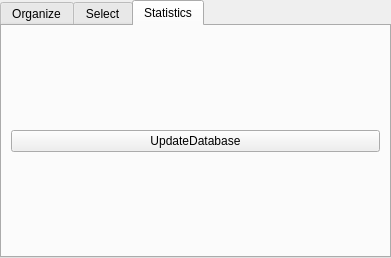
<?xml version="1.0" encoding="UTF-8"?>
<ui version="4.0">
 <class>TabWidget</class>
 <widget class="QTabWidget" name="TabWidget">
  <property name="geometry">
   <rect>
    <x>0</x>
    <y>0</y>
    <width>391</width>
    <height>258</height>
   </rect>
  </property>
  <property name="windowTitle">
   <string>Phorg</string>
  </property>
  <property name="currentIndex">
   <number>2</number>
  </property>
  <widget class="QWidget" name="OrganizeTab">
   <attribute name="title">
    <string>Organize</string>
   </attribute>
   <layout class="QVBoxLayout" name="verticalLayout">
    <item>
     <widget class="QLabel" name="organizeLabel_1">
      <property name="text">
       <string>The button below takes all of the photos in the &quot;Unorganized&quot; photo folder and organizes them by date and file type</string>
      </property>
      <property name="wordWrap">
       <bool>true</bool>
      </property>
     </widget>
    </item>
    <item>
     <widget class="QPushButton" name="organizeButton">
      <property name="text">
       <string>Organize Photos</string>
      </property>
     </widget>
    </item>
   </layout>
  </widget>
  <widget class="QWidget" name="SelectionTab">
   <attribute name="title">
    <string>Select</string>
   </attribute>
   <layout class="QGridLayout" name="gridLayout">
    <item row="1" column="0" colspan="3">
     <widget class="QLabel" name="selectLabel_1">
      <property name="text">
       <string>The section is meat to be used after a set of photos has already been organized by the Organize tab. Take the JPG versions you like and put them into the highlights folder. This script will take the RAW versions of the JPGs in the Highlights folder and put them in a new folder called Edits.</string>
      </property>
      <property name="wordWrap">
       <bool>true</bool>
      </property>
     </widget>
    </item>
    <item row="6" column="0" colspan="3">
     <widget class="QPushButton" name="selectButton">
      <property name="text">
       <string>Collect RAW Photos</string>
      </property>
     </widget>
    </item>
    <item row="2" column="0" colspan="3">
     <widget class="QLabel" name="selectLabel_2">
      <property name="text">
       <string>Use the button on the right to select the file path, or enter it manually below</string>
      </property>
     </widget>
    </item>
    <item row="5" column="0" colspan="2">
     <widget class="QLineEdit" name="selectLineEdit"/>
    </item>
    <item row="5" column="2">
     <widget class="QPushButton" name="findDateButton">
      <property name="text">
       <string>...</string>
      </property>
     </widget>
    </item>
   </layout>
  </widget>
  <widget class="QWidget" name="statTab">
   <attribute name="title">
    <string>Statistics</string>
   </attribute>
   <layout class="QVBoxLayout" name="verticalLayout_2">
    <item>
     <widget class="QPushButton" name="statButton">
      <property name="text">
       <string>UpdateDatabase</string>
      </property>
     </widget>
    </item>
   </layout>
  </widget>
 </widget>
 <resources/>
 <connections/>
</ui>
